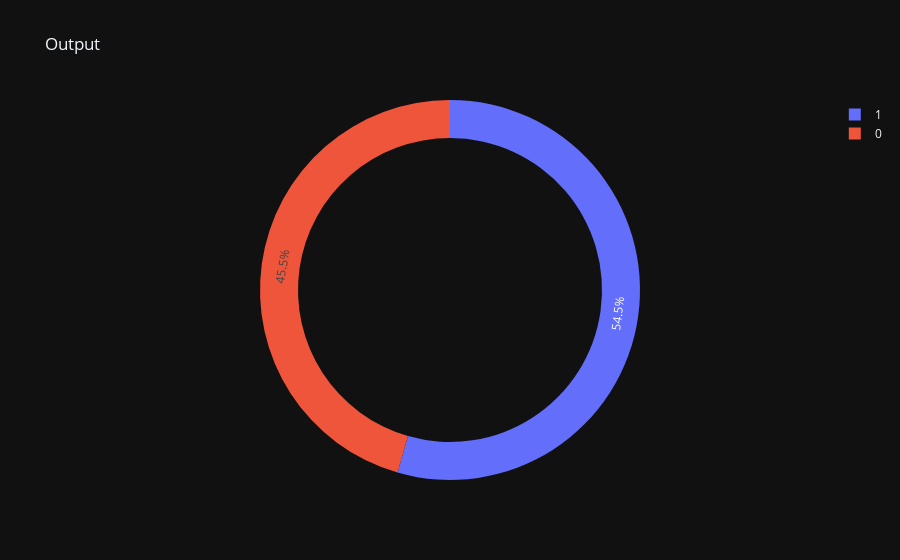

Notebook cell for this chart:
### Markdown cell above
Let's observe the output variable for the data.

### Code cell
#Output variable
print(data1['output'].value_counts())
fig = plt.figure(figsize = (10,6))
sns.countplot("output", data=data1, palette='flare')
plt.show()

ax=px.pie(data1, names= "output" ,template= "plotly_dark",title="Output",hole=0.8)
ax.show()

### Figure 1 — Plotly figure (JSON) as saved in the notebook; plotly's stock layout.template omitted (floating-point values rounded to 4 significant figures; data arrays with more than 128 entries replaced by an {"elided": "..."} marker saying what was removed)
{"data": [{"domain": {"x": [0, 1], "y": [0, 1]}, "hole": 0.8, "hovertemplate": "output=%{label}<extra></extra>", "labels": {"elided": "303 int values"}, "legendgroup": "", "name": "", "showlegend": true, "type": "pie"}], "layout": {"legend": {"tracegroupgap": 0}, "title": {"text": "Output"}}}
